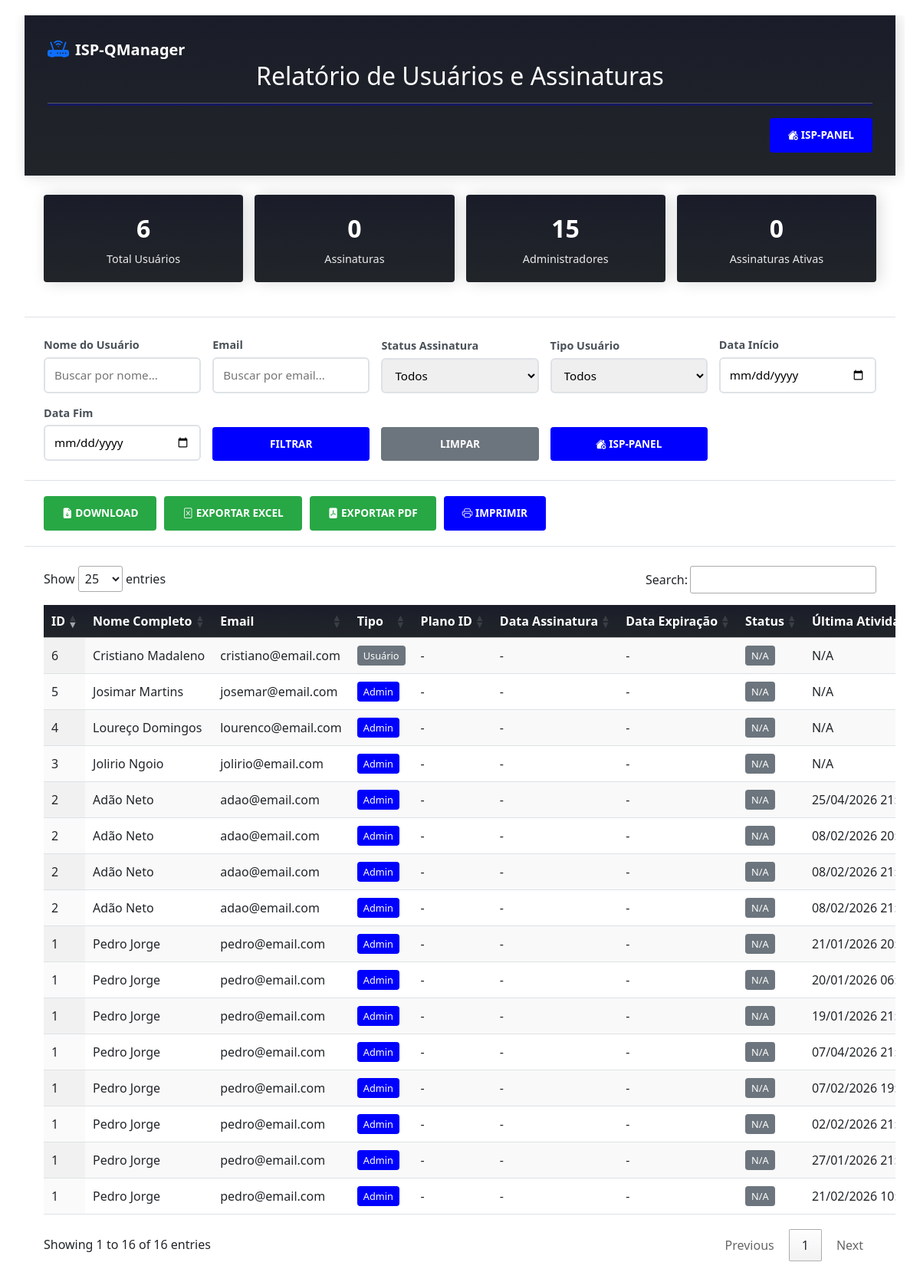
The page /reports/index.php on the database its author committed.
### tables this page shows
CREATE TABLE `users` (
  `user_id` int(11) NOT NULL,
  `primeiro_nome` varchar(45) DEFAULT NULL,
  `ultimo_nome` varchar(45) DEFAULT NULL,
  `email` varchar(100) DEFAULT NULL,
  `password` varchar(255) DEFAULT NULL,
  `is_adm` tinyint(4) DEFAULT '0'
);

### reports/index.php (the view, shortened to what this page needs)
<?php
include "../config/database.php";
$where = [];
$whereClause = !empty($where) ? 'WHERE ' . implode(' AND ', $where) : '';
$sql = "SELECT
            u.user_id,
            CONCAT(u.primeiro_nome, ' ', u.ultimo_nome) AS nome_completo,
            u.email,
            u.is_adm,
            h.historico_id,
            h.planos_plan_id,
            h.created_at AS data_assinatura,
            h.data_expiracao,
            h.status AS status_assinatura,
            s.session_id,
            s.last_activity AS ultima_atividade
        FROM users u
        LEFT JOIN historico_de_assinaturas h ON u.user_id = h.client_client_id
        LEFT JOIN user_sessions s ON u.user_id = s.user_id
        $whereClause
        ORDER BY u.user_id DESC, h.created_at DESC";
$relatorio =$qmanager ->prepare($sql);
$relatorio->execute();
$result = $relatorio->get_result();
$dados = $result->fetch_all(MYSQLI_ASSOC);
$totalUsers = count(array_unique(array_column($dados, 'user_id')));
$totalAssinaturas = count(array_filter($dados, function($d) { return !empty($d['historico_id']); }));
$admins = count(array_filter($dados, function($d) { return $d['is_adm'] == 1; }));
$ativos = count(array_filter($dados, function($d) { return strtolower($d['status_assinatura'] ?? '') == 'ativo'; }));
?>
<!DOCTYPE html>
<html lang="pt-BR">
<head>
     <link href="https://cdn.jsdelivr.net/npm/bootstrap@5.3.2/dist/css/bootstrap.min.css" rel="stylesheet">
    <link rel="stylesheet" href="https://cdn.jsdelivr.net/npm/bootstrap-icons@1.11.1/font/bootstrap-icons.css">
    <link rel="stylesheet" href="https://cdn.datatables.net/1.13.7/css/jquery.dataTables.min.css">
    <link rel="stylesheet" href="https://cdn.datatables.net/buttons/2.4.2/css/buttons.dataTables.min.css">
</head>
<body>
<div class="container">
    <div class="header">
    <div class="sidebar-brand">
            <a href="../dashboard/index.php" class="d-flex align-items-center text-white text-decoration-none">
                <i class="bi bi-router-fill text-primary fs-3 me-2"></i>
                <span class="fs-5 fw-bold">ISP-QManager</span>
            </a>
        </div>
        <h1>Relatório de Usuários e Assinaturas</h1>
        <hr style="width:100%; height:4px; background-color:blue;">
        <div class="form-group d-flex">
                <a href="../dashboard/index.php" class="btn btn-primary ms-auto" > <i class="bi bi-house-gear-fill"></i> ISP-Panel</a>
            </div>
    </div>
    <div class="filtros">
        <div class="stats">
            <div class="stat-card">
                <div class="stat-number"><?php echo $totalUsers; ?></div>
                <div class="stat-label">Total Usuários</div>
            </div>
            <div class="stat-card">
                <div class="stat-number"><?php echo $totalAssinaturas; ?></div>
                <div class="stat-label">Assinaturas</div>
            </div>
            <div class="stat-card">
                <div class="stat-number"><?php echo $admins; ?></div>
                <div class="stat-label">Administradores</div>
            </div>
            <div class="stat-card">
                <div class="stat-number"><?php echo $ativos; ?></div>
                <div class="stat-label">Assinaturas Ativas</div>
            </div>
        </div>
    </div>
    <div class="filtros">
        <form method="GET" class="filtros-form">
            <div class="form-group">
                <label for="nome">Nome do Usuário</label>
                <input type="text" id="nome" name="nome" value="<?php echo isset($_GET['nome']) ? htmlspecialchars($_GET['nome']) : ''; ?>" placeholder="Buscar por nome...">
            </div>
            <div class="form-group">
                <label for="email">Email</label>
                <input type="text" id="email" name="email" value="<?php echo isset($_GET['email']) ? htmlspecialchars($_GET['email']) : ''; ?>" placeholder="Buscar por email...">
            </div>
            <div class="form-group">
                <label for="status">Status Assinatura</label>
                <select id="status" name="status">
                    <option value="">Todos</option>
                </select>
            </div>
            <div class="form-group">
                <label for="is_adm">Tipo Usuário</label>
                <select id="is_adm" name="is_adm">
                    <option value="">Todos</option>
                </select>
            </div>
            <div class="form-group">
                <label for="data_inicio">Data Início</label>
                <input type="date" id="data_inicio" name="data_inicio" value="<?php echo isset($_GET['data_inicio']) ? htmlspecialchars($_GET['data_inicio']) : ''; ?>">
            </div>
            <div class="form-group">
                <label for="data_fim">Data Fim</label>
                <input type="date" id="data_fim" name="data_fim" value="<?php echo isset($_GET['data_fim']) ? htmlspecialchars($_GET['data_fim']) : ''; ?>">
            </div>
            <div class="form-group">
                <button type="submit" class="btn btn-primary">Filtrar</button>
            </div>
            <div class="form-group">
                <a href="index.php" class="btn btn-secondary">Limpar</a>
            </div>
            <div class="form-group">
                <a href="../dashboard/index.php" class="btn btn-primary"> <i class="bi bi-house-gear-fill"></i> ISP-Panel</a>
            </div>
        </form>
    </div>
    <div class="acoes">
        <?php
        $queryParams = $_GET;
        $queryParams['export'] = 'csv';
        $csvUrl = '?' . http_build_query($queryParams);
        ?>
        <a href="<?php echo $csvUrl; ?>" class="btn btn-success"> <i class="bi bi-file-earmark-arrow-down-fill"></i> Download</a>
        <button onclick="exportarExcel()" class="btn btn-success"> <i class="bi bi-file-excel"></i> Exportar Excel</button>
        <button onclick="exportarPDF()" class="btn btn-success"> <i class="bi bi-file-pdf-fill"></i> Exportar PDF</button>
        <button onclick="window.print()" class="btn btn-primary"> <i class="bi bi-printer"></i> Imprimir</button>
    </div>
    <div class="tabela-container">
        <table id="tabelaRelatorio" class="display nowrap" style="width:100%">
            <thead>
                <tr>
                    <th>ID</th>
                    <th>Nome Completo</th>
                    <th>Email</th>
                    <th>Tipo</th>
                    <th>Plano ID</th>
                    <th>Data Assinatura</th>
                    <th>Data Expiração</th>
                    <th>Status</th>
                    <th>Última Atividade</th>
                </tr>
            </thead>
            <tbody>
                <?php foreach ($dados as $row): ?>
                <tr>
                    <td><?php echo htmlspecialchars($row['user_id']); ?></td>
                    <td><?php echo htmlspecialchars($row['nome_completo']); ?></td>
                    <td><?php echo htmlspecialchars($row['email']); ?></td>
                    <td>
                        <?php if ($row['is_adm']): ?>
                            <span class="badge-adm">Admin</span>
                        <?php else: ?>
                            <span class="badge-user">Usuário</span>
                        <?php endif; ?>
                    </td>
                    <td><?php echo $row['planos_plan_id'] ? htmlspecialchars($row['planos_plan_id']) : '-'; ?></td>
                    <td><?php echo $row['data_assinatura'] ? date('d/m/Y H:i', strtotime($row['data_assinatura'])) : '-'; ?></td>
                    <td><?php echo $row['data_expiracao'] ? date('d/m/Y', strtotime($row['data_expiracao'])) : '-'; ?></td>
                    <td>
                        <?php
                        $status = strtolower($row['status_assinatura'] ?? '');
                        if ($status == 'ativo') {
                            $classe = 'status-ativo';
                        } elseif (in_array($status, ['inativo', 'expirado'])) {
                            $classe = 'status-inativo';
                        } elseif ($status == 'pendente') {
                            $classe = 'status-pendente';
                        } else {
                            $classe = 'badge-user';
                        }
                        ?>
                        <span class="<?php echo $classe; ?>"><?php echo ucfirst(htmlspecialchars($row['status_assinatura'] ?: 'N/A')); ?></span>
                    </td>
                    <td><?php echo $row['ultima_atividade'] ? date('d/m/Y H:i', strtotime($row['ultima_atividade'])) : 'N/A'; ?></td>
                </tr>
                <?php endforeach; ?>
            </tbody>
        </table>
    </div>
</div>
</body>
</html>

### reports/index.php (style rules this page uses)
* { margin: 0; padding: 0; box-sizing: border-box; }
body { font-family: 'Segoe UI', Tahoma, Geneva, Verdana, sans-serif; background:(0%, #764ba7 100%); min-height: 100vh; padding: 20px; }
.container { max-width: 1400px; margin: 0 auto; background: white; border-radius: 4px; box-shadow: 1 20px 60px rgba(0,0,0,0.3); overflow: hidden; }
.header { background: linear-gradient(180deg, #1a1d29 0%, #212529 100%);box-shadow: 4px 0 20px rgba(0,0,0,0.15); color: white; padding: 30px; text-align: center; }
.header h1 { font-size: 2rem; margin-bottom: 10px; }
.filtros { padding: 25px; border-bottom: 1px solid #dee2e6; }
.filtros-form { display: grid; grid-template-columns: repeat(auto-fit, minmax(200px, 1fr)); gap: 15px; align-items: end; }
.form-group { display: flex; flex-direction: column; }
.form-group label { font-weight: 600; margin-bottom: 5px; color: #495057; font-size: 0.9rem; }
.form-group input, .form-group select { padding: 10px 12px; border: 2px solid #dee2e6; border-radius: 6px; font-size: 0.95rem; transition: border-color 0.3s; }
.btn { padding: 12px 24px; border: none; border-radius: 4px; cursor: pointer; font-weight: 600; transition: all 0.3s; text-transform: uppercase; font-size: 0.85rem; text-decoration: none; display: inline-block; text-align: center; }
.btn-primary { background: blue; color: white; }
.btn-secondary { background: #6c757d; color: white; }
.btn-success { background: #28a745; color: white; }
.acoes { padding: 20px 25px; display: flex; gap: 10px; flex-wrap: wrap; background: white; border-bottom: 1px solid #dee2e6; }
.tabela-container { padding: 25px; overflow-x: auto; }
table.dataTable { width: 100% !important; border-collapse: collapse; }
table.dataTable thead th { background: linear-gradient(180deg, #1a1d29 0%, #212529 100%);box-shadow: 4px 0 20px rgba(0,0,0,0.15); color: white; font-weight: 600; padding: 15px 10px; border: none; }
table.dataTable tbody td { padding: 12px 10px; border-bottom: 1px solid #dee2e6; }
.badge-adm { background: blue; color: white; padding: 4px 8px; border-radius: 4px; font-size: 0.8rem; }
.badge-user { background: #6c757d; color: white; padding: 4px 8px; border-radius: 4px; font-size: 0.8rem; }
.stats { display: grid; grid-template-columns: repeat(auto-fit, minmax(150px, 1fr)); gap: 15px; margin-bottom: 20px; }
.stat-card { background: linear-gradient(180deg, #1a1d29 0%, #212529 100%);box-shadow: 4px 0 20px rgba(0,0,0,0.15); color: white; padding: 20px; border-radius: 4px; text-align: center; }
.stat-number { font-size: 2rem; font-weight: bold; margin-bottom: 5px; }
.stat-label { font-size: 0.9rem; opacity: 0.9; }

### rows shown on the page
users: user_id "6", nome_completo "Cristiano Madaleno", email "cristiano@email.com", is_adm "Usuário", status_assinatura "N/A"
users: user_id "5", nome_completo "Josimar Martins", email "josemar@email.com", is_adm "Admin", status_assinatura "N/A"
users: user_id "4", nome_completo "Loureço Domingos", email "lourenco@email.com", is_adm "Admin", status_assinatura "N/A"
users: user_id "3", nome_completo "Jolirio Ngoio", email "jolirio@email.com", is_adm "Admin", status_assinatura "N/A"

### other values the page prints
$totalUsers "6"
$totalAssinaturas "0"
$admins "15"
$ativos "0"
$row['user_id'] "2"
$row['nome_completo'] "Adão Neto"
$row['email'] "adao@email.com"
$row['status_assinatura'] ?: 'N/A' "N/A"
date('d/m/Y H:i', strtotime($row['ultima_atividade'])) "25/04/2026…"
date('d/m/Y H:i', strtotime($row['ultima_atividade'])) "08/02/2026…"
$row['user_id'] "1"
$row['nome_completo'] "Pedro Jorge"
$row['email'] "pedro@email.com"
date('d/m/Y H:i', strtotime($row['ultima_atividade'])) "21/01/2026…"
date('d/m/Y H:i', strtotime($row['ultima_atividade'])) "20/01/2026…"
